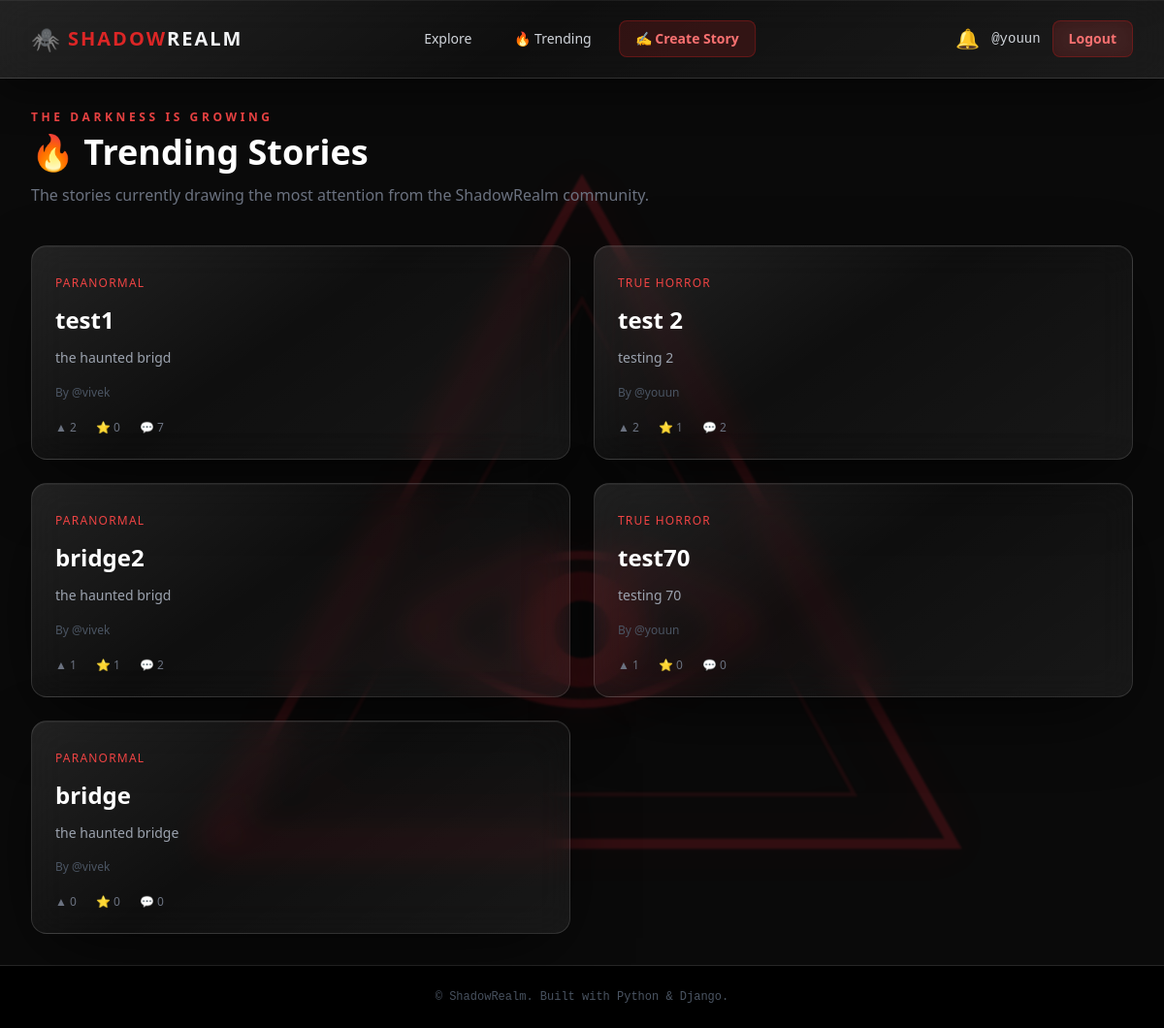
The page /trending/ (signed in) on the database its author committed.
### SHADOW/models.py (models this page shows, shortened)
class Story(models.Model):
    STATUS_CHOICES = (
        ('draft', 'Draft'),
        ('published', 'Published'),
    )
    title = models.CharField(max_length=200)
    slug = models.SlugField(max_length=200, unique=True, blank=True)
    author = models.ForeignKey(User, on_delete=models.CASCADE, related_name='stories')
    category = models.ForeignKey(Category, on_delete=models.SET_NULL, null=True, related_name='stories')
    cover_image = models.ImageField(upload_to='story_covers/', blank=True, null=True)
    content = models.TextField(help_text="Main text of the horror story.")
    summary = models.CharField(max_length=300, help_text="Short teaser for card previews.")
    status = models.CharField(max_length=10, choices=STATUS_CHOICES, default='published')
    horror_mode = models.BooleanField(default=False)
    created_at = models.DateTimeField(auto_now_add=True)
    updated_at = models.DateTimeField(auto_now=True)
    upvotes = models.ManyToManyField(User, related_name='upvoted_stories', blank=True)
    favorites = models.ManyToManyField(User,related_name='favorite_stories',blank=True)
    class Meta:
        ordering = ['-created_at']
    def total_upvotes(self):
        return self.upvotes.count()
    def total_favorites(self):
        return self.favorites.count()

class Category(models.Model):
    name = models.CharField(max_length=100, unique=True)
    slug = models.SlugField(max_length=100, unique=True, blank=True)
    description = models.TextField(blank=True)
    class Meta:
        verbose_name_plural = "Categories"

### SHADOW/views.py (the view)
def trending(request):
    stories = Story.objects.filter(
        status='published'
    ).prefetch_related(
        'upvotes',
        'favorites',
        'comments'
    )
    stories = sorted(
        stories,
        key=lambda story: (
            story.upvotes.count() * 3
            + story.favorites.count() * 2
            + story.comments.count() * 2
        ),
        reverse=True
    )
    return render(
        request,
        'trending.html',
        {
            'stories': stories
        }
    )

### SHADOW/context_processors.py (called while the page is built)
def notifications_context(request):
    if request.user.is_authenticated:
        unread_notifications = Notification.objects.filter(
            recipient=request.user,
            is_read=False
        ).count()
        return {
            'unread_notifications': unread_notifications
        }
    return {
        'unread_notifications': 0
    }

### templates/trending.html (shortened to what this page needs)
{% extends 'base.html' %}
{% block content %}
<div class="max-w-6xl mx-auto">
    <div class="mb-10">
        <p class="text-red-500 text-xs uppercase
                  tracking-[0.3em] font-semibold">
            The Darkness Is Growing
        </p>
        <h1 class="text-4xl font-black text-white mt-2">
            🔥 Trending Stories
        </h1>
        <p class="text-gray-500 mt-3">
            The stories currently drawing the most attention
            from the ShadowRealm community.
        </p>
    </div>
    {% if stories %}
        <div class="grid grid-cols-1 md:grid-cols-2 gap-6">
            {% for story in stories %}
            <a href="{% url 'story_detail' story.slug %}"
                   class="hover:text-red-500 transition">
                <article class="glass-panel p-6
                                hover:border-red-900/50
                                transition">
                    <span class="text-red-500 text-xs
                                 uppercase tracking-widest">
                        {{ story.category.name|default:"Uncategorized" }}
                    </span>
                    <h2 class="text-2xl font-bold text-white mt-3">
                            {{ story.title }}
                    </h2>
                    <p class="text-gray-400 text-sm
                              leading-relaxed mt-3">
                        {{ story.summary }}
                    </p>
                    <p class="text-gray-600 text-xs mt-4">
                        By @{{ story.author.username }}
                    </p>
                    <div class="flex items-center gap-5
                                mt-5
                                text-xs text-gray-500">
                        <span>
                            ▲ {{ story.total_upvotes }}
                        </span>
                        <span>
                            ⭐ {{ story.total_favorites }}
                        </span>
                        <span>
                            💬 {{ story.comments.count }}
                        </span>
                    </div>
                </article>
            </a>
            {% endfor %}
        </div>
    {% endif %}
</div>
{% endblock %}

### templates/base.html (shortened to what this page needs)
<!DOCTYPE html>
<html lang="en" class="h-full bg-black">
<head>
    <script src="https://cdn.tailwindcss.com"></script>
</head>
<body class="bg-realm-dark text-gray-300 font-sans min-h-screen flex flex-col antialiased">
    <div class="home-triangle" aria-hidden="true">
    </div>
    <nav class="navbar-glass sticky top-0 z-50">
        <div class="max-w-7xl mx-auto px-4 sm:px-6 lg:px-8">
            <div class="h-20 flex items-center justify-between relative">
                <div class="flex-shrink-0">
                    <a href="{% url 'home' %}"
                    class="flex items-center gap-2 group">
                        <span class="text-2xl">
                            🕷️
                        </span>
                        <span class="text-xl font-black tracking-widest
                                    text-red-600 group-hover:text-red-500
                                    uppercase transition">
                            Shadow<span class="text-gray-100">Realm</span>
                        </span>
                    </a>
                </div>
                <div class="absolute left-1/2 transform -translate-x-1/2
                            flex items-center gap-3">
                    <a href="{% url 'home' %}"
                    class="px-4 py-2 rounded-lg
                            text-sm font-medium
                            text-gray-300
                            hover:text-white
                            hover:bg-white/5
                            transition">
                        Explore
                    </a>
                    <a href="{% url 'trending' %}"
                    class="px-4 py-2 rounded-lg
                            text-sm font-medium
                            text-gray-300
                            hover:text-red-400
                            hover:bg-white/5
                            transition">
                        🔥 Trending
                    </a>
                    {% if user.is_authenticated %}
                        <a href="{% url 'create_story' %}"
                        class="px-4 py-2 rounded-lg
                                bg-red-900/30
                                border border-red-800/50
                                text-red-400
                                text-sm font-semibold
                                hover:bg-red-900/50
                                hover:text-red-300
                                transition">
                            ✍️ Create Story
                        </a>
                    {% endif %}
                </div>
                <div class="flex items-center gap-3 ml-auto">
                    {% if user.is_authenticated %}
                        <a href="{% url 'notifications' %}"
                        class="relative text-xl text-gray-300
                                hover:text-red-500 transition-colors">
                            🔔
                        </a>
                        <a href="{% url 'profile' %}"
                        class="text-sm font-mono
                                text-gray-300
                                hover:text-red-400
                                transition">
                            @{{ user.username }}
                        </a>
                        <a href="{% url 'logout' %}"
                        class="px-4 py-2 rounded-lg
                                bg-red-900/30
                                border border-red-800/50
                                text-red-400
                                text-sm font-semibold
                                backdrop-blur-md
                                hover:bg-red-900/60
                                hover:border-red-700
                                hover:text-red-300
                                transition">
                            Logout
                        </a>
                    {% endif %}
                </div>
            </div>
        </div>
    </nav>
    <main class="flex-grow max-w-7xl w-full mx-auto px-4 sm:px-6 lg:px-8 py-8">
        {% block content %}{% endblock %}
    </main>
    <footer class="bg-black border-t border-realm-border mt-auto py-6">
        <div class="max-w-7xl mx-auto px-4 text-center">
            <p class="text-xs text-gray-600 font-mono">
                &copy; {{ now|date:"Y" }} ShadowRealm. Built with Python & Django.
            </p>
        </div>
    </footer>
</body>
</html>

### templates/base.html (style rules this page uses)
main { position: relative; z-index: 1; }
.navbar-glass { position: relative; overflow: hidden; z-index: 50; background: linear-gradient( 145deg, rgba(255,255,255,0.10), rgba(255,255,255,0.025) 45%, rgba(255,255,255,0.07) ); backdrop-filter: blur(18px) saturate(130%); -webkit-backdrop-filter: blur(18px) saturate(130%); border-bottom: 1px solid rgba(255,255,255,0.14); box-shadow: 0 10px 40px rgba(0,0,0,0.5), inset 0 1px rgba(255,255,255,0.06); }
.home-triangle { position: fixed; width: min(850px, 75vw); height: min(850px, 75vw); left: 50%; top: 50%; transform: translate(-50%, -50%); color: #ff2a3a; opacity: 0.18; pointer-events: none; filter: blur(1px) drop-shadow(0 0 25px rgba(255,42,58,0.45)); z-index: 0; }
.home-triangle svg { width: 100%; height: 100%; }
.glass-panel { background: linear-gradient( 145deg, rgba(255,255,255,0.10), rgba(255,255,255,0.025) 45%, rgba(255,255,255,0.06) ); backdrop-filter: blur(18px) saturate(125%); -webkit-backdrop-filter: blur(18px) saturate(125%); border: 1px solid rgba(255,255,255,0.13); box-shadow: 0 24px 80px -20px rgba(0,0,0,0.8), inset 0 1px rgba(255,255,255,0.05); border-radius: 1rem; }

### rows shown on the page
Story: category.name "PARANORMAL", title "test1", summary "the haunted brigd", author.username "vivek", total_upvotes "2", total_favorites "0", comments.count "7"
Story: category.name "TRUE HORROR", title "test 2", summary "testing 2", author.username "youun", total_upvotes "2", total_favorites "1", comments.count "2"
Story: category.name "PARANORMAL", title "bridge2", summary "the haunted brigd", author.username "vivek", total_upvotes "1", total_favorites "1", comments.count "2"
Story: category.name "TRUE HORROR", title "test70", summary "testing 70", author.username "youun", total_upvotes "1", total_favorites "0", comments.count "0"
Story: category.name "PARANORMAL", title "bridge", summary "the haunted bridge", author.username "vivek", total_upvotes "0", total_favorites "0", comments.count "0"

### other values the page prints
{{ user.username }} "youun"
